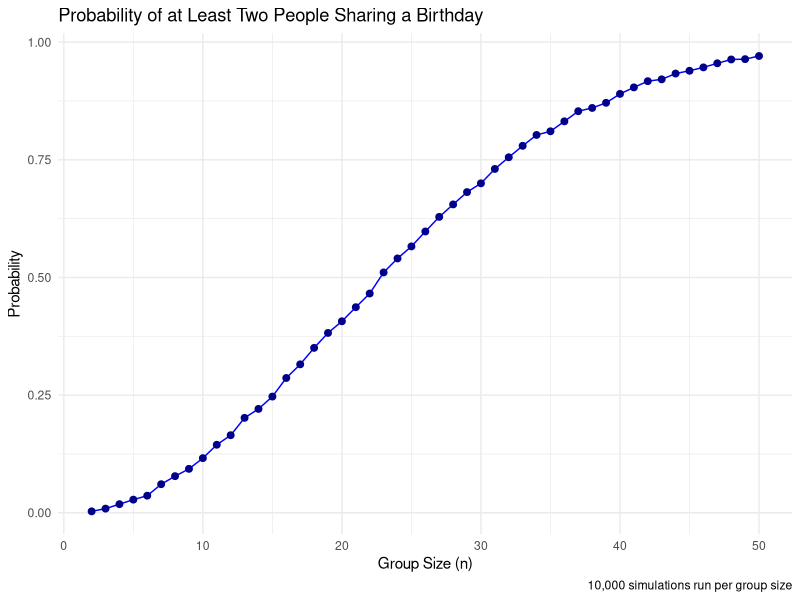

Here is the R script that generated this plot: (Note: a time limit stopped this script after it produced the figure.)
## ---- chunk 1
library(tidyverse)
library(broom)

knitr::opts_chunk$set(
  echo = TRUE,
  warning = FALSE,
  fig.width = 6,
  fig.asp = .6,
  out.width = "90%"
  )

theme_set(theme_minimal() + theme(legend.position = "bottom"))

options(
  ggplot2.continuous.colour = "viridis",
  ggplot2.continuous.fill = "viridis"
)

scale_colour_discrete = scale_colour_viridis_d
scale_fill_discrete = scale_fill_viridis_d
## ---- chunk 2
bday_share = function(n_ppl) {
  bdays = sample(1:365 , size = n_ppl, replace = TRUE)
  
  any(duplicated(bdays))
}

## ---- chunk 3
set.seed(2025)

n_simulation = 10000
group_sizes = 2:50
## ---- chunk 4
results = map_dfr(group_sizes, function(n) {
  
  prob = replicate(n_simulation, bday_share(n))
  tibble(group_size = n, prob_shared = mean(prob))
         
})
## ---- chunk 5
ggplot(results, aes(x = group_size, y = prob_shared)) +
  geom_line(color = "blue") + 
  geom_point(color = "darkblue", size = 2) + 
  labs(
    title = "Probability of at Least Two People Sharing a Birthday",
    x = "Group Size (n)",
    y = "Probability",
    caption = "10,000 simulations run per group size"
  )
## ---- chunk 6

n = 30
mu = 0
sigma = 5
n_sim = 5000

## ---- chunk 7

t_results = map_dfr(1:n_sim, function(i){
  
  # to generate one dataset
  x = rnorm(n, mean = mu, sd = sigma)
  
  # to run a one sample t-test for H0
  test_out = t.test(x, mu = 0) 
    
  # to extract the estimate and p-value with broom::tidy
  tidy(test_out) |>
    select(estimate, p.value) |> 
    mutate(sim = i)
  
  }  
)

# checking the first couple rows
head(results)
## ---- chunk 8
power_estimate = t_results |> 
  summarize(power = mean(p.value < 0.05)) |> 
  pull(power)

power_estimate
## ---- chunk 9
mu_values = 1:6

power_results = map_dfr(mu_values, function(mu_true){
  
  # run simulations for the new mu
  map_dfr(1:n_sim, function(i) {
    x = rnorm(n, mean = mu_true, sd = sigma)
    
  # another one sample t-test against H0
    t.test(x, mu = 0) |> 
      tidy() |> 
      select(estimate, p.value) |> 
      mutate(sim = i, mu_true = mu_true)
    }
  )
  
  }
)
# checking the first couple of rows
head(power_results)
## ---- chunk 10
power_mu = power_results |> 
  group_by(mu_true) |> 
  summarize(power = mean(p.value < 0.05))

power_mu
## ---- chunk 11
ggplot(power_mu, aes(x = mu_true, y = power)) + 
  geom_line(color = "blue") + 
  geom_point(color = "darkblue", size = 2) + 
  scale_y_continuous(limits = c(0,1)) +
  labs(
    title = "Power Curve for One Sample t-Test",
    x = "True Mean (μ)",
    y = "Empirical Power")
## ---- chunk 12
avg_estimates = power_results |> 
  group_by(mu_true) |> 
  summarize(
    avg_all = mean(estimate),
    avg_rejected = mean(estimate[p.value < 0.05])
  )
## ---- chunk 13
ggplot(avg_estimates, aes(x = mu_true)) +
  geom_line(aes(y = avg_all, color = "All simulations")) +
  geom_point(aes(y = avg_all, color = "All simulations"), size = 2) +
  geom_line(aes(y = avg_rejected, color = "Rejected null"), linetype = "dashed") +
  geom_point(aes(y = avg_rejected, color = "Rejected null"), size = 2) +
  labs(
    title = "Comparison of Avg. Sample Mean vs. True Mean",
    x = "True Mean (μ)",
    y = "Average Sample Mean (μ̂)",
    color = ""
  )
